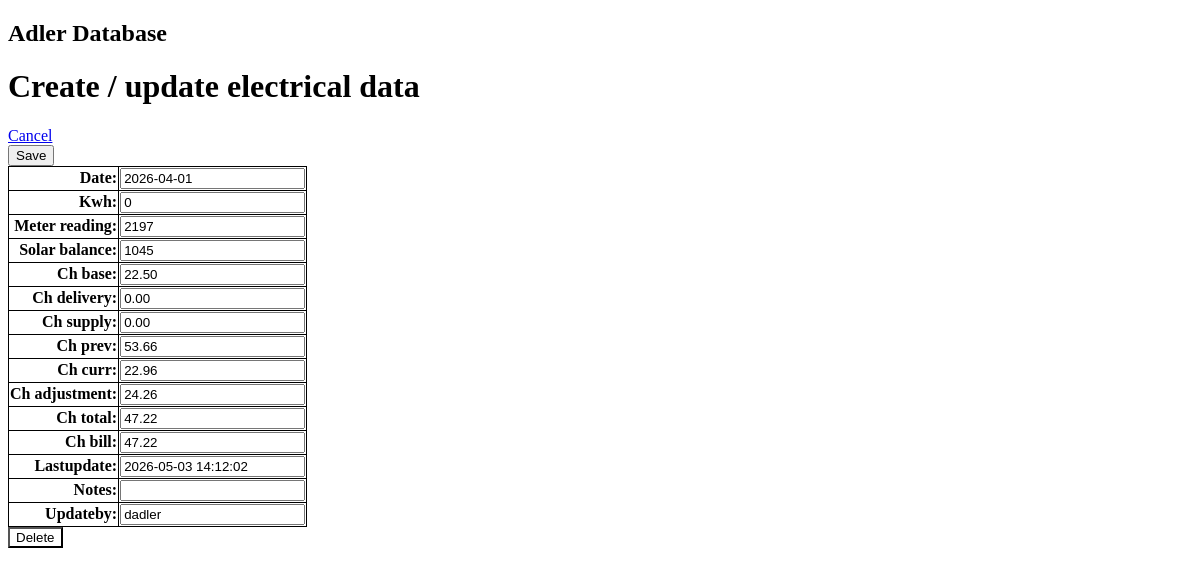
The page /energy/cenhud/80/update/ on the database its author committed.
### energy/models.py (models this page shows, shortened)
class Electrical(models.Model):
    id = models.AutoField(primary_key=True)
    date = models.DateField(max_length=10, blank=False, null=False)
    kwh = models.IntegerField()
    meter_reading = models.IntegerField()
    solar_balance = models.IntegerField()
    ch_base = models.DecimalField(max_digits=6, decimal_places=2, blank=True, null=True)
    ch_delivery = models.DecimalField(max_digits=6, decimal_places=2, blank=True, null=True)
    ch_supply = models.DecimalField(max_digits=6, decimal_places=2, blank=True, null=True)
    ch_prev = models.DecimalField(max_digits=6, decimal_places=2, blank=True, null=True)
    ch_curr = models.DecimalField(max_digits=6, decimal_places=2, blank=True, null=True)
    ch_adjustment = models.DecimalField(max_digits=6, decimal_places=2, blank=True, null=True)
    ch_total = models.DecimalField(max_digits=6, decimal_places=2, blank=True, null=True)
    ch_bill = models.DecimalField(max_digits=6, decimal_places=2, blank=True, null=True)
    lastupdate = models.DateTimeField(blank=True, null=True)
    notes = models.CharField(max_length=32, blank=True, null=True)
    updateby = models.CharField(max_length=20, blank=True, null=True)

### energy/views.py (the view, shortened to what this page needs)
# urls.py: path('cenhud/<int:pk>/update/', views.ElectricalUpdate.as_view(), name='electrical_update'),
class ElectricalUpdate(DwaCommon, UpdateView):
    model = Electrical
    fields = '__all__'

### energy/templates/energy/electrical_form.html (shortened to what this page needs)
{% extends "energy/base.html" %}
{% block content %}
    <h1>Create / update electrical data</h1>
    <a href="{% url 'energy:electrical_list' %}">Cancel</a>
    <form method="post">{% csrf_token %}
        <input type="submit" value="Save">
        <table>
            {{ form.as_table }}
        </table>
    </form>
    {% if object.pk %}
        <form method="GET" action="{% url 'energy:electrical_delete' object.pk %}">
            <input type="submit" class="btn btn-sm btn-danger" value="Delete"></input>
        </form>
    {% endif %}
{% endblock %}

### energy/static/energy/astyle.css (style rules this page uses)
table, td, th { border: 1px solid black; text-align: right }
table { border-collapse: collapse; }
td { vertical-align: top; }
.btn { outline: none; color: black; background-color: transparent; box-shadow: 0 0 0 0; }

### rows shown on the page
Electrical: date "2026-04-01", kwh "0", meter_reading "2197", solar_balance "1045", ch_base "22.50", ch_delivery "0.00", ch_supply "0.00", ch_prev "53.66", ch_curr "22.96", ch_adjustment "24.26", ch_total "47.22", ch_bill "47.22", lastupdate "2026-05-03 14:12:02", updateby "dadler"
